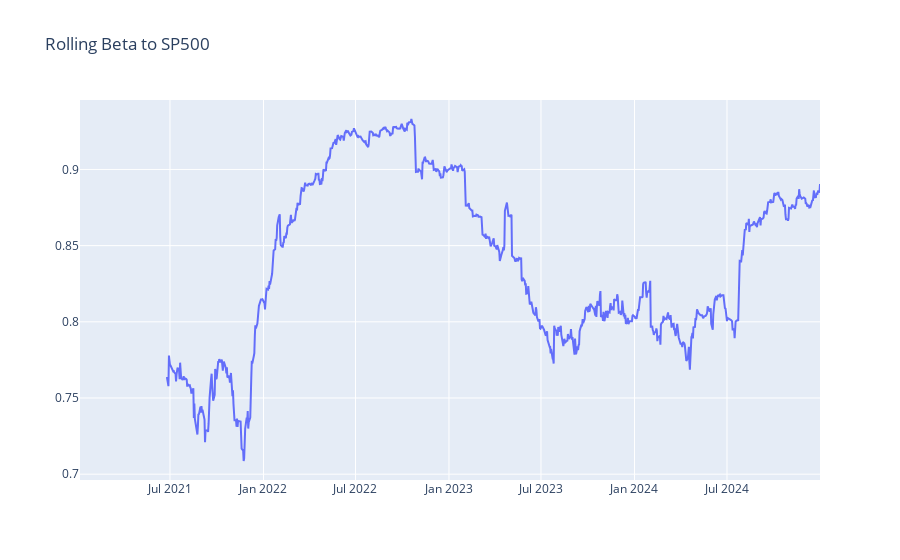

Notebook code for this chart:
### Code cell
fig = go.Figure()

#for ticker in mag7_tickers:

fig.add_trace(
    go.Scatter(
        x = rolling_corr.index,
        y = rolling_corr.values,
    ),
)

fig.update_layout(title = 'Rolling Beta to SP500')
fig.show()

### Figure 1 — Plotly figure (JSON) as saved in the notebook; plotly's stock layout.template omitted (floating-point values rounded to 4 significant figures; data arrays with more than 128 entries replaced by an {"elided": "..."} marker saying what was removed)
{"data": [{"type": "scatter", "x": {"elided": "1004 str values"}, "y": {"elided": "1004 float values"}}], "layout": {"title": {"text": "Rolling Beta to SP500"}}}
